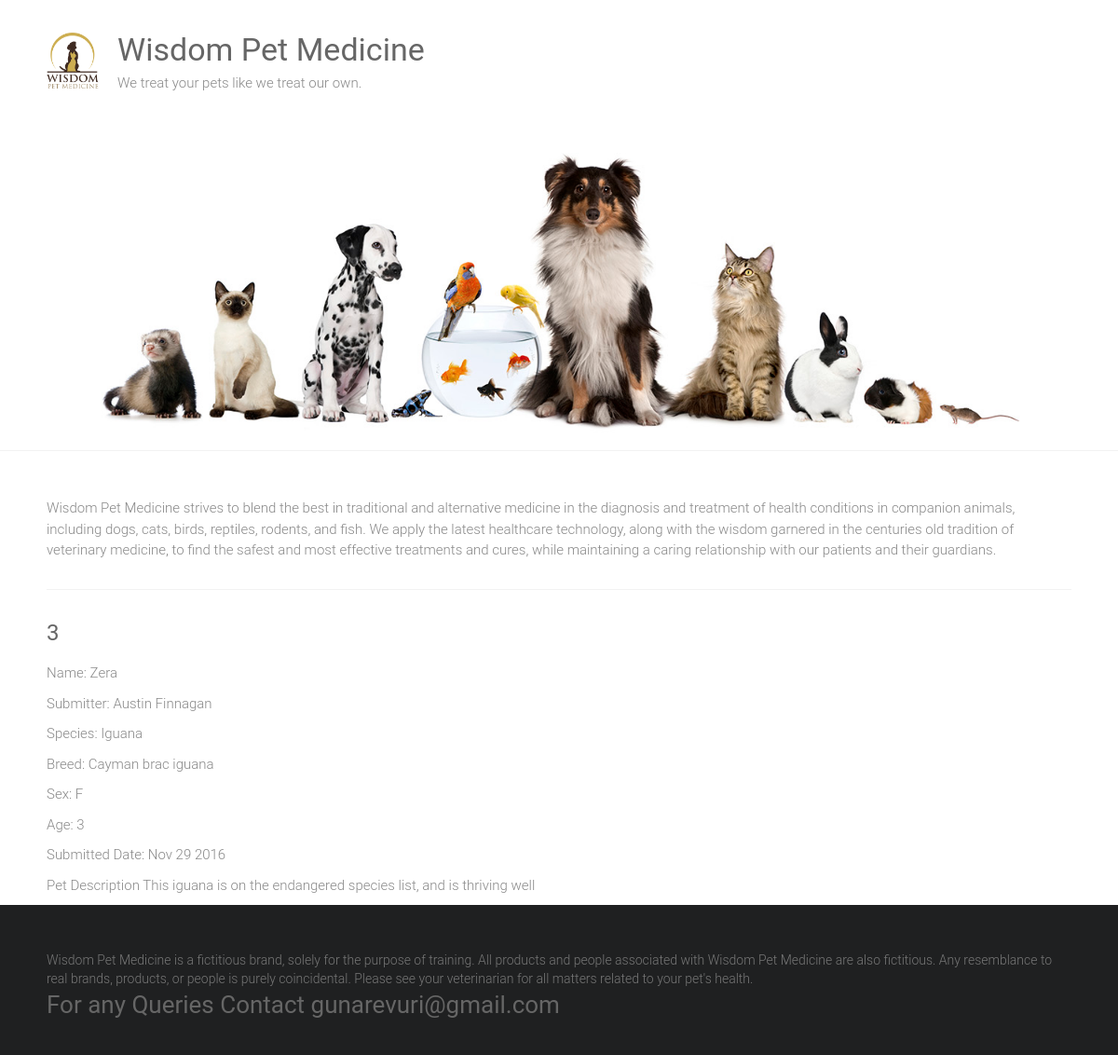
Screenshot of /adoptions/3 with the database file from the repository.
### adoptions/models.py (models this page shows)
class Pet(models.Model):
    SEX_CHOICES = [('M', 'Male'), ('F', 'Female')]
    name = models.CharField(max_length=100)
    submitter = models.CharField(max_length=100)
    species = models.CharField(max_length=30)
    breed = models.CharField(max_length=30, blank=True)
    description = models.TextField()
    sex = models.CharField(choices=SEX_CHOICES, max_length=1, blank=True)
    submission_date = models.DateTimeField()
    age = models.IntegerField(null=True)
    vaccinations = models.ManyToManyField('Vaccine', blank=True)

### adoptions/views.py (the view)
# urls.py: path('adoptions/<int:id>', views.pet_detail, name='pet_detail'),
def pet_detail(request, id):
    try:
        pet = Pet.objects.get(id=id)
    except Pet.DoesNotExist:
        raise Http404('Pet not found')
    return render(request, 'adoptions/pet_detail.html', {'pet': pet})

### adoptions/templates/adoptions/pet_detail.html (shortened to what this page needs)
{% extends 'adoptions/base.html' %}
{% block content %}
<div class="pet_detail">
	<h4>{{pet.id}}</h4>
	<p> Name: {{pet.name | capfirst }}</p>
	<p>Submitter: {{ pet.submitter }}</p>
	<p>Species: {{ pet.species }}</p>
	{% if pet.breed %}
		<p>Breed: {{ pet.breed }}</p>
	{% endif %}
	{% if pet.sex %}
		<p>Sex: {{ pet.sex }}</p>
	{% endif %}
	<p> Age: {{ pet.age }}</p>
	<p>Submitted Date: {{ pet.submission_date| date:"M d Y" }}</p>
	<p>Pet Description {{ pet.description }} </p>
</div>
{% endblock %}

### static/style.css (style rules this page uses)
html, body, div, span, applet, object, iframe, h1, h2, h3, h4, h5, h6, p, blockquote, pre, a, abbr, acronym, address, big, cite, code, del, dfn, em, font, ins, kbd, q, s, samp, small, strike, strong, sub, sup, tt, var, dl, dt, dd, ol, ul, li, fieldset, form, label, legend, table, caption, tbody, tfoot, thead, tr, th, td { border: 0; font: inherit; font-size: 100%; font-style: inherit; font-weight: inherit; margin: 0; outline: 0; padding: 0; vertical-align: baseline; }
html { overflow-y: scroll; -webkit-text-size-adjust: 100%; -ms-text-size-adjust: 100%; }
h1, h2, h3, h4, h5, h6 { color: #666666; line-height: 1.4; padding-bottom: 15px; font-weight: normal; }
h4 { font-size: 24px; }
body, button, input, select, textarea { color: #888888; font-size: 15px; line-height: 1.5; font-family: 'Roboto', sans-serif; font-weight: 300; }
p { color: #888888; font-size: 15px; line-height: 1.5; margin-bottom: 15px; font-weight: 300; }
body { background: #f2f2f2; }
body { padding-top: 30px; padding-bottom: 30px; }
body.wide { padding-top: 0; padding-bottom: 0; }
.single-page p { margin-bottom: 10px; }

### rows the page displays
Pet: id "3", name "Zera", submitter "Austin Finnagan", species "Iguana", breed "Cayman brac iguana", sex "F", age "3", submission_date "Nov 29 2016", description "This iguana is on the endangered species list, and is thriving well"
